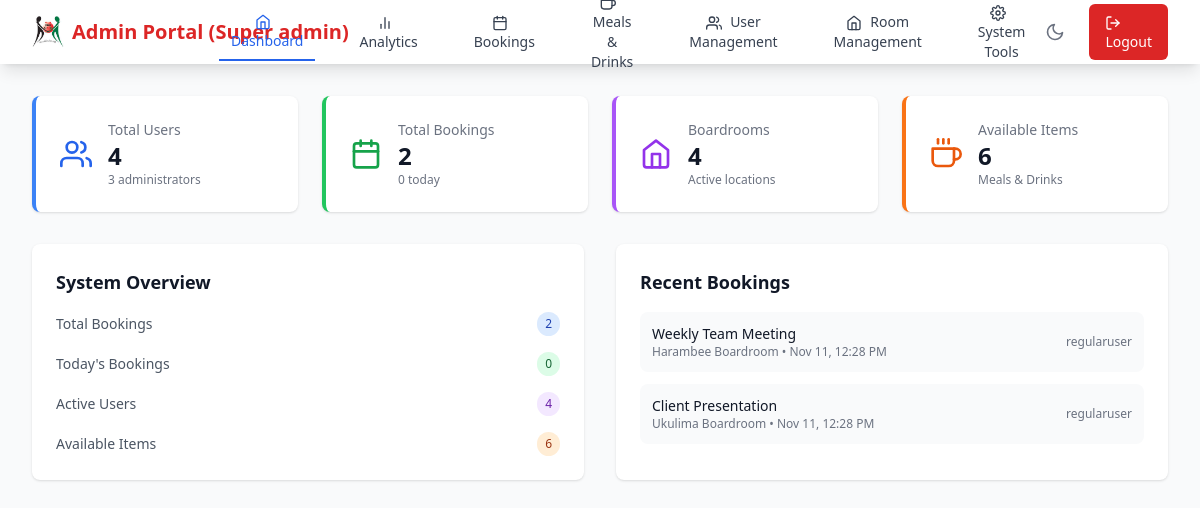
Page /admin_dashboard.php (signed in) on the committed database.
### tables this page shows
CREATE TABLE bookings (
    id INT AUTO_INCREMENT PRIMARY KEY,
    user_id INT NOT NULL,
    room_id INT NOT NULL,
    event_name VARCHAR(255) NOT NULL,
    event_description TEXT,
    booking_date DATE NOT NULL,
    time_slot VARCHAR(50) NOT NULL,
    equipment VARCHAR(255),
    attendees INT,
    special_requests TEXT,
    refreshments TEXT,
    status ENUM('Pending', 'Approved', 'Rejected', 'Cancelled') DEFAULT 'Pending',
    created_at TIMESTAMP DEFAULT CURRENT_TIMESTAMP,
    updated_at TIMESTAMP DEFAULT CURRENT_TIMESTAMP ON UPDATE CURRENT_TIMESTAMP,
    FOREIGN KEY (user_id) REFERENCES users(id) ON DELETE CASCADE,
    FOREIGN KEY (room_id) REFERENCES rooms(id) ON DELETE CASCADE
);

CREATE TABLE rooms (
    id INT AUTO_INCREMENT PRIMARY KEY,
    name VARCHAR(255) NOT NULL,
    location VARCHAR(255) NOT NULL,
    floor VARCHAR(50) NOT NULL,
    capacity INT NOT NULL,
    equipment TEXT,
    description TEXT,
    image_url VARCHAR(500) DEFAULT 'cdfpicture.jpg',
    is_active BOOLEAN DEFAULT TRUE,
    created_by INT NULL,
    created_at TIMESTAMP DEFAULT CURRENT_TIMESTAMP,
    FOREIGN KEY (created_by) REFERENCES users(id)
);

CREATE TABLE users (
    id INT AUTO_INCREMENT PRIMARY KEY,
    username VARCHAR(50) UNIQUE NOT NULL,
    email VARCHAR(100) UNIQUE NOT NULL,
    password VARCHAR(255) NOT NULL,
    role ENUM('user', 'admin') DEFAULT 'user',
    admin_type ENUM('super_admin', 'ict_admin', 'other_admin') NULL,
    is_active BOOLEAN DEFAULT TRUE,
    created_by INT NULL,
    created_at TIMESTAMP DEFAULT CURRENT_TIMESTAMP,
    FOREIGN KEY (created_by) REFERENCES users(id)
);

### admin_dashboard.php (the view, shortened to what this page needs)
<?php
include 'db_connect.php';
$current_admin_type = $_SESSION['admin_type'] ?? 'other_admin';
$bookings = [];
$bookings_sql = "SELECT b.*, u.username, u.email, r.name as room_name, r.location
                 FROM bookings b
                 JOIN users u ON b.user_id = u.id
                 JOIN rooms r ON b.room_id = r.id
                 ORDER BY b.created_at DESC";
$bookings_result = $conn->query($bookings_sql);
if ($bookings_result) {
    while($booking = $bookings_result->fetch_assoc()) {
        $bookings[] = $booking;
    }
}
$stats = [];
$stats_sql = "SELECT
    COUNT(*) as total_bookings,
    (SELECT COUNT(*) FROM users) as total_users,
    (SELECT COUNT(*) FROM users WHERE role = 'admin') as admin_users,
    (SELECT COUNT(*) FROM rooms) as total_rooms,
    (SELECT COUNT(*) FROM bookings WHERE DATE(created_at) = CURDATE()) as today_bookings,
    (SELECT COUNT(*) FROM meals_drinks WHERE available = 1) as available_meals_drinks
    FROM bookings";
$stats_result = $conn->query($stats_sql);
if ($stats_result) {
    $stats = $stats_result->fetch_assoc();
}
?>
<!DOCTYPE html>
<html lang="en">
<head>
    <script src="https://cdn.tailwindcss.com"></script>
</head>
<body class="bg-gray-50 dark:bg-gray-900 transition-colors duration-300">
    <nav class="bg-white dark:bg-gray-800 shadow-lg fixed w-full top-0 z-50">
        <div class="max-w-7xl mx-auto px-4 sm:px-6 lg:px-8">
            <div class="flex justify-between h-16">
                <div class="flex items-center">
                    <div class="flex-shrink-0 flex items-center">
                        <img class="h-8 w-8 rounded" src="cdfpicture.jpg" alt="NG-CDF Logo">
                        <span class="ml-2 text-xl font-bold text-red-600 dark:text-red-400">
                            Admin Portal (<?= ucfirst(str_replace('_', ' ', $current_admin_type)) ?>)
                        </span>
                    </div>
                </div>
                <div class="flex items-center justify-center flex-1">
                    <div class="hidden sm:flex sm:items-center space-x-8">
                        <button onclick="showTab('dashboard')" class="text-gray-700 dark:text-gray-300 hover:text-blue-600 dark:hover:text-blue-400 px-3 py-2 text-sm font-medium tab-button border-b-2 border-blue-600 text-blue-600 dark:text-blue-400">
                            <i data-feather="home" class="h-4 w-4 inline mr-2"></i>Dashboard
                        </button>
                        <button onclick="showTab('analytics')" class="text-gray-700 dark:text-gray-300 hover:text-blue-600 dark:hover:text-blue-400 px-3 py-2 text-sm font-medium tab-button border-transparent">
                            <i data-feather="bar-chart-2" class="h-4 w-4 inline mr-2"></i>Analytics
                        </button>
                        <button onclick="showTab('bookings')" class="text-gray-700 dark:text-gray-300 hover:text-blue-600 dark:hover:text-blue-400 px-3 py-2 text-sm font-medium tab-button border-transparent">
                            <i data-feather="calendar" class="h-4 w-4 inline mr-2"></i>Bookings
                        </button>
                        <?php if (in_array($current_admin_type, ['other_admin', 'super_admin', 'ict_admin'])): ?>
                        <button onclick="showTab('meals')" class="text-gray-700 dark:text-gray-300 hover:text-blue-600 dark:hover:text-blue-400 px-3 py-2 text-sm font-medium tab-button border-transparent">
                            <i data-feather="coffee" class="h-4 w-4 inline mr-2"></i>Meals & Drinks
                        </button>
                        <?php endif; ?>
                        <?php if (in_array($current_admin_type, ['super_admin', 'ict_admin'])): ?>
                        <button onclick="showTab('users')" class="text-gray-700 dark:text-gray-300 hover:text-blue-600 dark:hover:text-blue-400 px-3 py-2 text-sm font-medium tab-button border-transparent">
                            <i data-feather="users" class="h-4 w-4 inline mr-2"></i>User Management
                        </button>
                        <button onclick="showTab('rooms')" class="text-gray-700 dark:text-gray-300 hover:text-blue-600 dark:hover:text-blue-400 px-3 py-2 text-sm font-medium tab-button border-transparent">
                            <i data-feather="home" class="h-4 w-4 inline mr-2"></i>Room Management
                        </button>
                        <?php endif; ?>
                        <?php if ($current_admin_type == 'super_admin'): ?>
                        <button onclick="showTab('system')" class="text-gray-700 dark:text-gray-300 hover:text-blue-600 dark:hover:text-blue-400 px-3 py-2 text-sm font-medium tab-button border-transparent">
                            <i data-feather="settings" class="h-4 w-4 inline mr-2"></i>System Tools
                        </button>
                        <?php endif; ?>
                    </div>
                </div>
                <div class="flex items-center space-x-4">
                    <button onclick="toggleDarkMode()" class="p-2 rounded-md text-gray-500 dark:text-gray-400 hover:text-gray-700 dark:hover:text-gray-300">
                        <i data-feather="moon" class="h-5 w-5"></i>
                    </button>
                    <a href="logout.php" class="bg-red-600 hover:bg-red-700 text-white px-4 py-2 rounded-md text-sm font-medium">
                        <i data-feather="log-out" class="w-4 h-4 inline mr-1"></i>
                        Logout
                    </a>
                </div>
            </div>
        </div>
    </nav>
    <div class="min-h-screen pt-16">
        <div class="max-w-7xl mx-auto px-4 sm:px-6 lg:px-8 py-8">
            <div class="grid grid-cols-1 md:grid-cols-2 lg:grid-cols-4 gap-6 mb-8">
                <div class="bg-white dark:bg-gray-800 shadow rounded-lg p-6 border-l-4 border-blue-500">
                    <div class="flex items-center">
                        <div class="flex-shrink-0">
                            <i data-feather="users" class="h-8 w-8 text-blue-600 dark:text-blue-400"></i>
                        </div>
                        <div class="ml-4">
                            <p class="text-sm font-medium text-gray-500 dark:text-gray-400">Total Users</p>
                            <p class="text-2xl font-semibold text-gray-900 dark:text-white"><?= $stats['total_users'] ?? 0 ?></p>
                            <p class="text-xs text-gray-500 dark:text-gray-400"><?= $stats['admin_users'] ?? 0 ?> administrators</p>
                        </div>
                    </div>
                </div>
                <div class="bg-white dark:bg-gray-800 shadow rounded-lg p-6 border-l-4 border-green-500">
                    <div class="flex items-center">
                        <div class="flex-shrink-0">
                            <i data-feather="calendar" class="h-8 w-8 text-green-600 dark:text-green-400"></i>
                        </div>
                        <div class="ml-4">
                            <p class="text-sm font-medium text-gray-500 dark:text-gray-400">Total Bookings</p>
                            <p class="text-2xl font-semibold text-gray-900 dark:text-white"><?= $stats['total_bookings'] ?? 0 ?></p>
                            <p class="text-xs text-gray-500 dark:text-gray-400"><?= $stats['today_bookings'] ?? 0 ?> today</p>
                        </div>
                    </div>
                </div>
                <div class="bg-white dark:bg-gray-800 shadow rounded-lg p-6 border-l-4 border-purple-500">
                    <div class="flex items-center">
                        <div class="flex-shrink-0">
                            <i data-feather="home" class="h-8 w-8 text-purple-600 dark:text-purple-400"></i>
                        </div>
                        <div class="ml-4">
                            <p class="text-sm font-medium text-gray-500 dark:text-gray-400">Boardrooms</p>
                            <p class="text-2xl font-semibold text-gray-900 dark:text-white"><?= $stats['total_rooms'] ?? 0 ?></p>
                            <p class="text-xs text-gray-500 dark:text-gray-400">Active locations</p>
                        </div>
                    </div>
                </div>
                <div class="bg-white dark:bg-gray-800 shadow rounded-lg p-6 border-l-4 border-orange-500">
                    <div class="flex items-center">
                        <div class="flex-shrink-0">
                            <i data-feather="coffee" class="h-8 w-8 text-orange-600 dark:text-orange-400"></i>
                        </div>
                        <div class="ml-4">
                            <p class="text-sm font-medium text-gray-500 dark:text-gray-400">Available Items</p>
                            <p class="text-2xl font-semibold text-gray-900 dark:text-white"><?= $stats['available_meals_drinks'] ?? 0 ?></p>
                            <p class="text-xs text-gray-500 dark:text-gray-400">Meals & Drinks</p>
                        </div>
                    </div>
                </div>
            </div>
            <div id="dashboard-content" class="tab-content">
                <div class="grid grid-cols-1 lg:grid-cols-2 gap-8">
                    <div class="bg-white dark:bg-gray-800 shadow rounded-lg p-6">
                        <h3 class="text-lg font-semibold text-gray-900 dark:text-white mb-4">System Overview</h3>
                        <div class="space-y-4">
                            <div class="flex justify-between items-center">
                                <span class="text-sm text-gray-600 dark:text-gray-400">Total Bookings</span>
                                <span class="px-2 py-1 bg-blue-100 text-blue-800 dark:bg-blue-900 dark:text-blue-200 text-xs rounded-full"><?= $stats['total_bookings'] ?? 0 ?></span>
                            </div>
                            <div class="flex justify-between items-center">
                                <span class="text-sm text-gray-600 dark:text-gray-400">Today's Bookings</span>
                                <span class="px-2 py-1 bg-green-100 text-green-800 dark:bg-green-900 dark:text-green-200 text-xs rounded-full"><?= $stats['today_bookings'] ?? 0 ?></span>
                            </div>
                            <div class="flex justify-between items-center">
                                <span class="text-sm text-gray-600 dark:text-gray-400">Active Users</span>
                                <span class="px-2 py-1 bg-purple-100 text-purple-800 dark:bg-purple-900 dark:text-purple-200 text-xs rounded-full"><?= $stats['total_users'] ?? 0 ?></span>
                            </div>
                            <?php if (in_array($current_admin_type, ['other_admin', 'super_admin', 'ict_admin'])): ?>
                            <div class="flex justify-between items-center">
                                <span class="text-sm text-gray-600 dark:text-gray-400">Available Items</span>
                                <span class="px-2 py-1 bg-orange-100 text-orange-800 dark:bg-orange-900 dark:text-orange-200 text-xs rounded-full"><?= $stats['available_meals_drinks'] ?? 0 ?></span>
                            </div>
                            <?php endif; ?>
                        </div>
                    </div>
                    <div class="bg-white dark:bg-gray-800 shadow rounded-lg p-6">
                        <h3 class="text-lg font-semibold text-gray-900 dark:text-white mb-4">Recent Bookings</h3>
                        <div class="space-y-3">
                            <?php if (!empty($bookings)): ?>
                                <?php foreach (array_slice($bookings, 0, 5) as $booking): ?>
                                <div class="flex items-center justify-between p-3 bg-gray-50 dark:bg-gray-700 rounded-lg">
                                    <div>
                                        <p class="text-sm font-medium text-gray-900 dark:text-white"><?= htmlspecialchars($booking['event_name']) ?></p>
                                        <p class="text-xs text-gray-500 dark:text-gray-400"><?= htmlspecialchars($booking['room_name']) ?> • <?= date('M j, g:i A', strtotime($booking['created_at'])) ?></p>
                                    </div>
                                    <span class="text-xs text-gray-500 dark:text-gray-400"><?= htmlspecialchars($booking['username']) ?></span>
                                </div>
                                <?php endforeach; ?>
                            <?php else: ?>
                                <p class="text-sm text-gray-500 dark:text-gray-400">No recent bookings</p>
                            <?php endif; ?>
                        </div>
                    </div>
                </div>
            </div>
        </div>
    </div>
</body>
</html>

### rows in the picture
bookings: event_name "Weekly Team Meeting", room.name "Harambee Boardroom", created_at "Nov 11, 12:28 PM", user.username "regularuser"
bookings: event_name "Client Presentation", room.name "Ukulima Boardroom", created_at "Nov 11, 12:28 PM", user.username "regularuser"

### other values in the picture
str_replace('_', ' ', $current_admin_type) "Super admin"
$stats['total_users'] "4"
$stats['admin_users'] "3"
$stats['total_bookings'] "2"
$stats['today_bookings'] "0"
$stats['total_rooms'] "4"
$stats['available_meals_drinks'] "6"
